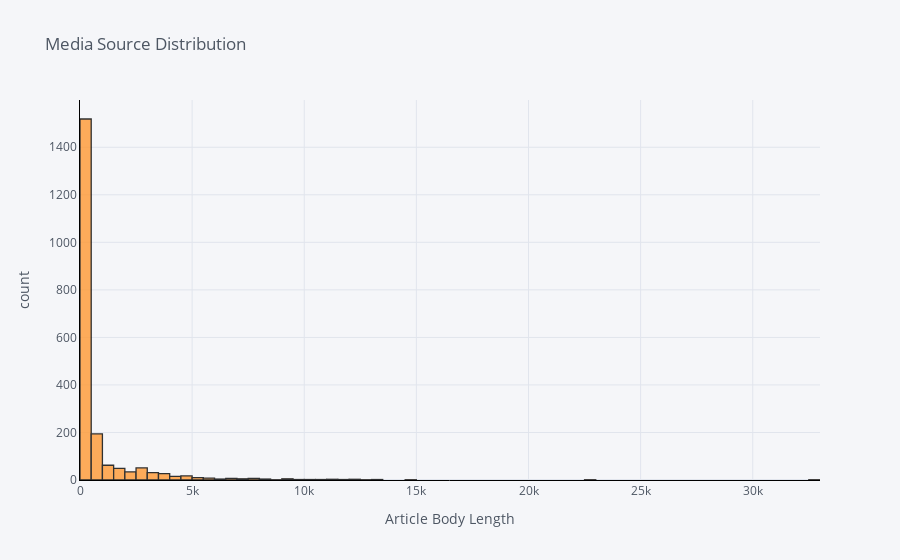

Source (notebook cell):
### Code cell
# Visualise the length of the article bodies
# !pip install nbformat
configure_plotly_browser_state()

df_eng["article_length"].iplot(kind='hist', bins=100, xTitle='Article Body Length', linecolor='black', yTitle='count', title='Media Source Distribution')

### Figure 1 — Plotly figure (JSON) as saved in the notebook; plotly's stock layout.template omitted (floating-point values rounded to 4 significant figures; data arrays with more than 128 entries replaced by an {"elided": "..."} marker saying what was removed)
{"data": [{"histfunc": "count", "histnorm": "", "marker": {"color": "rgba(255, 153, 51, 1.0)", "line": {"color": "#000000", "width": 1.3}}, "name": "article_length", "nbinsx": 100, "opacity": 0.8, "orientation": "v", "type": "histogram", "x": {"elided": "2070 int values"}}], "layout": {"barmode": "overlay", "legend": {"bgcolor": "#F5F6F9", "font": {"color": "#4D5663"}}, "paper_bgcolor": "#F5F6F9", "plot_bgcolor": "#F5F6F9", "title": {"font": {"color": "#4D5663"}, "text": "Media Source Distribution"}, "xaxis": {"gridcolor": "#E1E5ED", "linecolor": "black", "showgrid": true, "tickfont": {"color": "#4D5663"}, "title": {"font": {"color": "#4D5663"}, "text": "Article Body Length"}, "zerolinecolor": "#E1E5ED"}, "yaxis": {"gridcolor": "#E1E5ED", "linecolor": "black", "showgrid": true, "tickfont": {"color": "#4D5663"}, "title": {"font": {"color": "#4D5663"}, "text": "count"}, "zerolinecolor": "#E1E5ED"}}}
